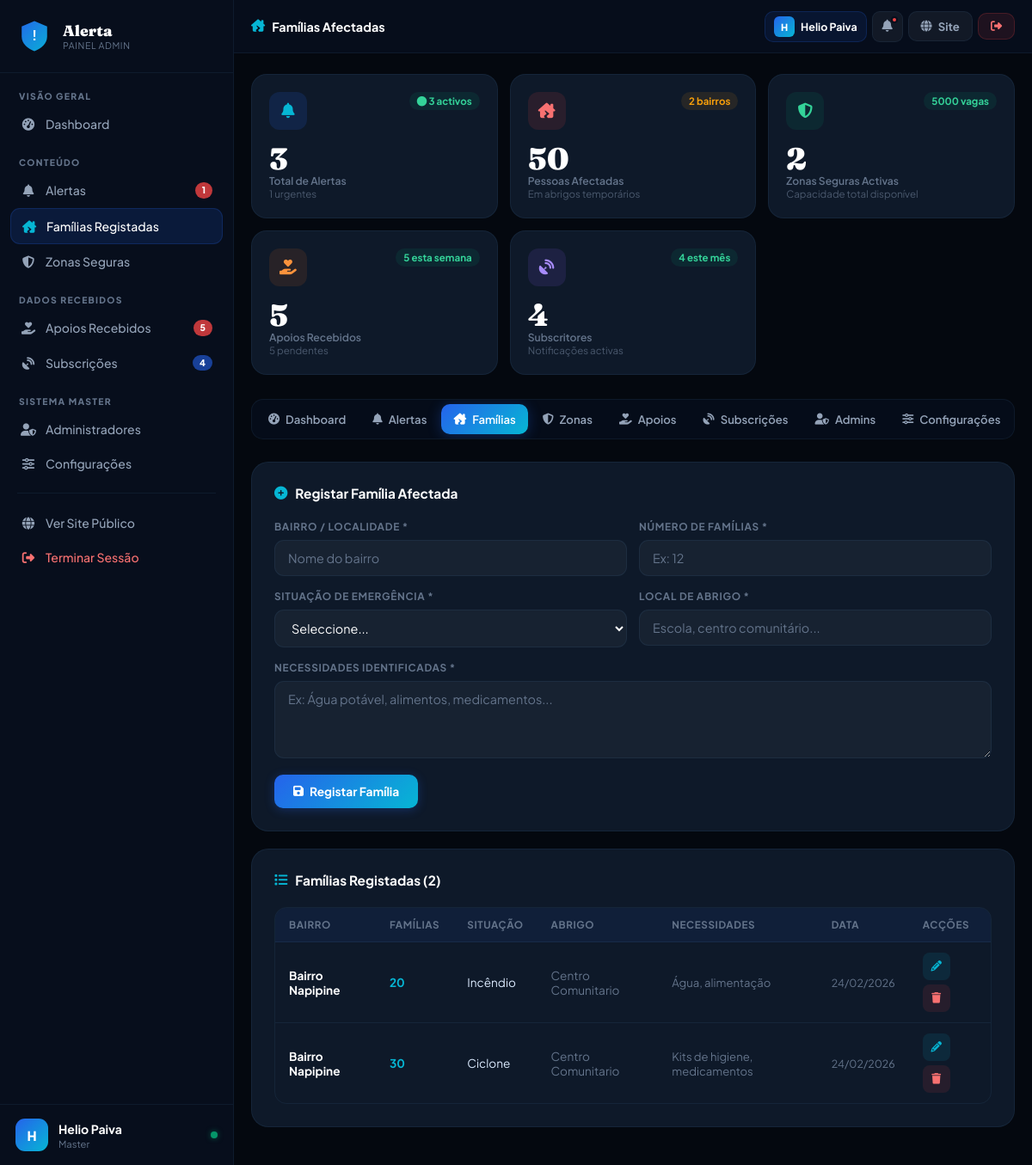
Screenshot of /admin?tab=tab-familias (signed in) with the database file from the repository.
### tables this page shows
CREATE TABLE configuracao(
          id INTEGER PRIMARY KEY AUTOINCREMENT,
          chave TEXT UNIQUE NOT NULL, valor TEXT NOT NULL);

CREATE TABLE admin(
          id INTEGER PRIMARY KEY AUTOINCREMENT,
          nome TEXT NOT NULL, email TEXT UNIQUE NOT NULL,
          password TEXT NOT NULL, nivel TEXT DEFAULT 'admin');

CREATE TABLE familia(
          id INTEGER PRIMARY KEY AUTOINCREMENT,
          bairro TEXT NOT NULL, numero INTEGER NOT NULL, situacao TEXT NOT NULL,
          abrigo TEXT NOT NULL, necessidades TEXT NOT NULL,
          data TEXT DEFAULT (datetime('now')));

### app.py (the view)
@app.route('/admin')
@login_required
def admin_dashboard():
    cfg         = get_site_config()
    familias    = query("SELECT * FROM familia ORDER BY data DESC")
    alertas     = query("SELECT * FROM alerta ORDER BY data DESC")
    zonas       = query("SELECT * FROM zona ORDER BY id DESC")
    apoios      = query("SELECT * FROM apoio ORDER BY data DESC")
    subscricoes = query("SELECT * FROM subscricao ORDER BY data DESC")
    admins      = query("SELECT * FROM admin ORDER BY nivel DESC, nome ASC") if session.get('admin_nivel') == 'master' else []
    total       = query("SELECT SUM(numero) s FROM familia", one=True)['s'] or 0
    cap_total   = query("SELECT SUM(capacidade) s FROM zona WHERE ativa=1", one=True)['s'] or 0
    pendentes   = query("SELECT COUNT(*) c FROM apoio WHERE status='pendente' OR status IS NULL", one=True)['c']
    stats = {
        'alertas':           query("SELECT COUNT(*) c FROM alerta", one=True)['c'],
        'alertas_ativos':    query("SELECT COUNT(*) c FROM alerta WHERE ativo=1", one=True)['c'],
        'alertas_urgentes':  query("SELECT COUNT(*) c FROM alerta WHERE tipo='urgente' AND ativo=1", one=True)['c'],
        'familias_registadas': len(familias),
        'familias_total':    total,
        'zonas':             query("SELECT COUNT(*) c FROM zona WHERE ativa=1", one=True)['c'],
        'cap_total':         cap_total,
        'apoios':            query("SELECT COUNT(*) c FROM apoio", one=True)['c'],
        'apoios_semana':     query("SELECT COUNT(*) c FROM apoio WHERE data >= datetime('now','-7 days')", one=True)['c'],
        'apoios_pendentes':  pendentes,
        'subscricoes':       query("SELECT COUNT(*) c FROM subscricao", one=True)['c'],
        'subs_mes':          query("SELECT COUNT(*) c FROM subscricao WHERE data >= datetime('now','-30 days')", one=True)['c'],
        'admins':            query("SELECT COUNT(*) c FROM admin", one=True)['c'],
    }
    active_tab = request.args.get('tab', 'dashboard')
    return render_template('admin.html', cfg=cfg, stats=stats, alertas=alertas,
                           familias=familias, zonas=zonas, apoios=apoios,
                           subscricoes=subscricoes, admins=admins,
                           fmt_date=fmt_date, fmt_datetime=fmt_datetime,
                           active_tab=active_tab)

### app.py (called while the page is built)
def get_db():
    if 'db' not in g:
        g.db = sqlite3.connect(DB)
        g.db.row_factory = sqlite3.Row
    return g.db

def query(sql, args=(), one=False, commit=False):
    db = get_db()
    cur = db.execute(sql, args)
    if commit:
        db.commit()
        return cur.lastrowid
    return cur.fetchone() if one else cur.fetchall()

def login_required(f):
    @wraps(f)
    def dec(*a, **kw):
        if not session.get('admin_id'):
            return redirect(url_for('login'))
        return f(*a, **kw)
    return dec

def fmt_date(d):
    try: return datetime.strptime(d[:19], '%Y-%m-%d %H:%M:%S').strftime('%d/%m/%Y')
    except: return str(d) if d else ''

def fmt_datetime(d):
    try: return datetime.strptime(d[:19], '%Y-%m-%d %H:%M:%S').strftime('%d/%m/%Y %H:%M')
    except: return str(d) if d else ''

### templates/admin.html (shortened to what this page needs)
<!DOCTYPE html>
<html lang="pt">
<head>
<link rel="stylesheet" href="https://cdnjs.cloudflare.com/ajax/libs/font-awesome/6.5.0/css/all.min.css">
</head>
<body>
<aside class="sidebar" id="sb">
  <div class="sb-logo">
    <a href="/">
      <div class="sb-shield">
        <svg viewBox="0 0 46 46" fill="none">
          <text x="23" y="29" text-anchor="middle" fill="white" font-size="18" font-weight="bold" font-family="sans-serif">!</text>
        </svg>
      </div>
      <div>
        <div class="sb-nm">{{ cfg.nome }}</div>
        <div class="sb-tag">Painel Admin</div>
      </div>
    </a>
  </div>
  <div class="sb-body">
    <div class="sb-group">Visão Geral</div>
    <button class="sbi active" data-tab="dashboard"><span class="sbi-icon"><i class="fas fa-gauge-high"></i></span> Dashboard</button>
    <div class="sb-group">Conteúdo</div>
    <button class="sbi" data-tab="tab-alertas"><span class="sbi-icon"><i class="fas fa-bell"></i></span> Alertas
      {% if stats.alertas_urgentes > 0 %}<span class="sbi-badge">{{ stats.alertas_urgentes }}</span>{% endif %}
    </button>
    <button class="sbi" data-tab="tab-familias"><span class="sbi-icon"><i class="fas fa-house-chimney-crack"></i></span> Famílias Registadas</button>
    <button class="sbi" data-tab="tab-zonas"><span class="sbi-icon"><i class="fas fa-shield-halved"></i></span> Zonas Seguras</button>
    <div class="sb-group">Dados Recebidos</div>
    <button class="sbi" data-tab="tab-apoios"><span class="sbi-icon"><i class="fas fa-hand-holding-heart"></i></span> Apoios Recebidos
      {% if stats.apoios_pendentes > 0 %}<span class="sbi-badge">{{ stats.apoios_pendentes }}</span>{% endif %}
    </button>
    <button class="sbi" data-tab="tab-subs"><span class="sbi-icon"><i class="fas fa-satellite-dish"></i></span> Subscrições
      {% if stats.subs_mes > 0 %}<span class="sbi-badge blue">{{ stats.subs_mes }}</span>{% endif %}
    </button>
    {% if session.admin_nivel == 'master' %}
    <div class="sb-group">Sistema Master</div>
    <button class="sbi" data-tab="tab-admins"><span class="sbi-icon"><i class="fas fa-user-shield"></i></span> Administradores</button>
    <button class="sbi" data-tab="tab-config"><span class="sbi-icon"><i class="fas fa-sliders"></i></span> Configurações</button>
    {% endif %}
    <div style="height:1px;background:var(--border);margin:14px 8px"></div>
    <a href="/" class="sbi"><span class="sbi-icon"><i class="fas fa-globe"></i></span> Ver Site Público</a>
    <a href="/logout" class="sbi danger"><span class="sbi-icon"><i class="fas fa-right-from-bracket"></i></span> Terminar Sessão</a>
  </div>
  <div class="sb-user">
    <div class="sb-av">{{ session.admin_nome[0]|upper if session.admin_nome else 'A' }}</div>
    <div style="flex:1;overflow:hidden">
      <div class="sb-un">{{ session.admin_nome }}</div>
      <div class="sb-ul">{{ session.admin_nivel|title }}</div>
    </div>
    <div class="sb-online"></div>
  </div>
</aside>
<div class="main">
  <div class="topbar">
    <div class="tb-left">
      <div class="page-name" id="pageTitle">
      </div>
    </div>
    <div class="tb-right">
      <div class="tb-admin-chip">
        <div class="av-sm">{{ session.admin_nome[0]|upper if session.admin_nome else 'A' }}</div>
        <span class="tb-admin-name">{{ session.admin_nome }}</span>
      </div>
      <button class="notif-btn" id="notifBtn" onclick="toggleNotif(event)" title="Notificações">
        <i class="fas fa-bell"></i>
        {% if stats.apoios_pendentes > 0 %}<span class="notif-dot"></span>{% endif %}
      </button>
      <a href="/" class="btn btn-ghost">
        <i class="fas fa-globe"></i><span class="site-label"> Site</span>
      </a>
      <a href="/logout" class="btn btn-danger" title="Terminar Sessão">
        <i class="fas fa-right-from-bracket"></i>
      </a>
    </div>
  </div>
  <div class="body">
    <div class="stats-row">
      <div class="s-card blue">
        <div class="s-top"><div class="s-ico blue"><i class="fas fa-bell"></i></div><span class="s-trend up"><i class="fas fa-circle"></i> {{ stats.alertas_ativos }} activos</span></div>
        <div><div class="s-num">{{ stats.alertas }}</div><div class="s-label">Total de Alertas</div><div class="s-sub">{{ stats.alertas_urgentes }} urgentes</div></div>
      </div>
      <div class="s-card red">
        <div class="s-top"><div class="s-ico red"><i class="fas fa-house-chimney-crack"></i></div><span class="s-trend warn">{{ stats.familias_registadas }} bairros</span></div>
        <div><div class="s-num">{{ stats.familias_total }}</div><div class="s-label">Pessoas Afectadas</div><div class="s-sub">Em abrigos temporários</div></div>
      </div>
      <div class="s-card green">
        <div class="s-top"><div class="s-ico green"><i class="fas fa-shield-halved"></i></div><span class="s-trend up">{{ stats.cap_total }} vagas</span></div>
        <div><div class="s-num">{{ stats.zonas }}</div><div class="s-label">Zonas Seguras Activas</div><div class="s-sub">Capacidade total disponível</div></div>
      </div>
      <div class="s-card orange">
        <div class="s-top"><div class="s-ico orange"><i class="fas fa-hand-holding-heart"></i></div><span class="s-trend up">{{ stats.apoios_semana }} esta semana</span></div>
        <div><div class="s-num">{{ stats.apoios }}</div><div class="s-label">Apoios Recebidos</div><div class="s-sub">{{ stats.apoios_pendentes }} pendentes</div></div>
      </div>
      <div class="s-card purple">
        <div class="s-top"><div class="s-ico purple"><i class="fas fa-satellite-dish"></i></div><span class="s-trend up">{{ stats.subs_mes }} este mês</span></div>
        <div><div class="s-num">{{ stats.subscricoes }}</div><div class="s-label">Subscritores</div><div class="s-sub">Notificações activas</div></div>
      </div>
    </div>
    <div class="tab-bar">
      <button class="tb-btn active" data-tab="dashboard"><i class="fas fa-gauge-high"></i> Dashboard</button>
      <button class="tb-btn" data-tab="tab-alertas"><i class="fas fa-bell"></i> Alertas</button>
      <button class="tb-btn" data-tab="tab-familias"><i class="fas fa-house-chimney-crack"></i> Famílias</button>
      <button class="tb-btn" data-tab="tab-zonas"><i class="fas fa-shield-halved"></i> Zonas</button>
      <button class="tb-btn" data-tab="tab-apoios"><i class="fas fa-hand-holding-heart"></i> Apoios</button>
      <button class="tb-btn" data-tab="tab-subs"><i class="fas fa-satellite-dish"></i> Subscrições</button>
      {% if session.admin_nivel == 'master' %}
      <button class="tb-btn" data-tab="tab-admins"><i class="fas fa-user-shield"></i> Admins</button>
      <button class="tb-btn" data-tab="tab-config"><i class="fas fa-sliders"></i> Configurações</button>
      {% endif %}
    </div>
    <div id="tab-familias" class="tab-pane">
      <div class="card">
        <div class="card-title"><i class="fas fa-plus-circle"></i> Registar Família Afectada</div>
        <form action="/admin/familia/add" method="POST">
          <div class="form-grid">
            <div class="fg"><label class="fl">Bairro / Localidade *</label><input type="text" name="bairro" class="fi" placeholder="Nome do bairro" required></div>
            <div class="fg"><label class="fl">Número de Famílias *</label><input type="number" name="numero" class="fi" min="1" placeholder="Ex: 12" required></div>
          </div>
          <div class="form-grid">
            <div class="fg"><label class="fl">Situação de Emergência *</label>
              <select name="situacao" class="fi" required>
                <option value="">Seleccione...</option>
              </select>
            </div>
            <div class="fg"><label class="fl">Local de Abrigo *</label><input type="text" name="abrigo" class="fi" placeholder="Escola, centro comunitário..." required></div>
          </div>
          <div class="fg"><label class="fl">Necessidades Identificadas *</label>
            <textarea name="necessidades" class="fi" placeholder="Ex: Água potável, alimentos, medicamentos..." required></textarea>
          </div>
          <button type="submit" class="btn btn-primary btn-submit"><i class="fas fa-save"></i> Registar Família</button>
        </form>
      </div>
      <div class="card">
        <div class="card-title"><i class="fas fa-list"></i> Famílias Registadas ({{ familias|length }})</div>
        <div class="tbl-wrap"><table><thead><tr><th>Bairro</th><th>Famílias</th><th>Situação</th><th>Abrigo</th><th>Necessidades</th><th>Data</th><th>Acções</th></tr></thead>
        <tbody>
        {% for f in familias %}
        <tr>
          <td><strong style="color:#fff">{{ f['bairro'] }}</strong></td>
          <td><strong style="color:var(--cyan)">{{ f['numero'] }}</strong></td>
          <td>{{ f['situacao'] }}</td>
          <td style="color:var(--muted)">{{ f['abrigo'] }}</td>
          <td style="color:var(--muted);font-size:.82rem">{{ f['necessidades'][:50] }}{% if f['necessidades']|length > 50 %}...{% endif %}</td>
          <td style="color:var(--muted);font-size:.78rem">{{ fmt_date(f['data']) }}</td>
          <td><div class="acts">
            <a href="/admin/familia/editar/{{ f['id'] }}" class="act-btn teal" title="Editar"><i class="fas fa-pencil"></i></a>
            <a href="/admin/familia/delete/{{ f['id'] }}" class="act-btn danger" onclick="return confirm('Eliminar?')"><i class="fas fa-trash"></i></a>
          </div></td>
        </tr>
        {% else %}<tr class="empty"><td colspan="7"><i class="fas fa-house"></i>Nenhuma família</td></tr>{% endfor %}
        </tbody></table></div>
      </div>
    </div>
  </div>
</div>
</body>
</html>

### rows the page displays
configuracao: nome "Alerta"
admin: admin_nivel "Master"
familia: bairro "Bairro Napipine", numero "20", situacao "Incêndio", abrigo "Centro Comunitario", necessidades "Água, alimentação", data "24/02/2026"
familia: bairro "Bairro Napipine", numero "30", situacao "Ciclone", abrigo "Centro Comunitario", necessidades "Kits de higiene, medicamentos", data "24/02/2026"

### other values shown
{{ stats.alertas_urgentes }} "1"
{{ stats.apoios_pendentes }} "5"
{{ stats.subs_mes }} "4"
{{ session.admin_nome[0]|upper if session.admin_nome else 'A' }} "H"
{{ session.admin_nome }} "Helio Paiva"
{{ stats.alertas_ativos }} "3"
{{ stats.alertas }} "3"
{{ stats.familias_registadas }} "2"
{{ stats.familias_total }} "50"
{{ stats.cap_total }} "5000"
{{ stats.zonas }} "2"
{{ stats.apoios_semana }} "5"
{{ stats.apoios }} "5"
{{ stats.subscricoes }} "4"
{{ familias|length }} "2"
